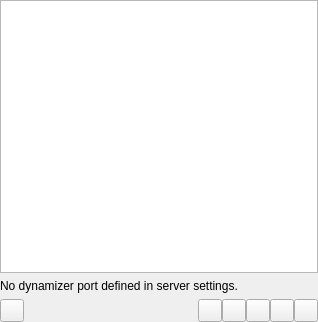
<?xml version="1.0" encoding="UTF-8"?>
<ui version="4.0">
 <class>DynamicPage</class>
 <widget class="QWidget" name="DynamicPage">
  <property name="geometry">
   <rect>
    <x>0</x>
    <y>0</y>
    <width>318</width>
    <height>322</height>
   </rect>
  </property>
  <layout class="QVBoxLayout" name="vlayout">
   <property name="margin">
    <number>0</number>
   </property>
   <item>
    <widget class="ItemView" name="view"/>
   </item>
   <item>
    <widget class="StatusLabel" name="infoLabel">
     <property name="text">
      <string>No dynamizer port defined in server settings.</string>
     </property>
    </widget>
   </item>
   <item>
    <layout class="QHBoxLayout" name="hlayout">
     <property name="margin">
      <number>0</number>
     </property>
     <property name="spacing">
      <number>0</number>
     </property>
     <item>
      <widget class="ToolButton" name="refreshBtn"/>
     </item>
     <item>
      <spacer name="horizontalSpacer">
       <property name="orientation">
         <enum>Qt::Horizontal</enum>
       </property>
       <property name="sizeHint" stdset="0">
        <size>
         <width>16</width>
         <height>20</height>
        </size>
       </property>
      </spacer>
     </item>
     <item>
      <widget class="ToolButton" name="addBtn"/>
     </item>
     <item>
      <widget class="ToolButton" name="editBtn"/>
     </item>
     <item>
      <widget class="ToolButton" name="removeBtn"/>
     </item>
     <item>
      <widget class="ToolButton" name="startBtn"/>
     </item>
     <item>
      <widget class="ToolButton" name="stopBtn"/>
     </item>
    </layout>
  </item>
 </layout>
 </widget>
 <customwidgets>
  <customwidget>
   <class>ItemView</class>
   <extends>QTreeView</extends>
   <header>itemview.h</header>
  </customwidget>
  <customwidget>
   <class>StatusLabel</class>
   <extends>QLabel</extends>
   <header>statuslabel.h</header>
  </customwidget>
  <customwidget>
   <class>ToolButton</class>
   <extends>QToolButton</extends>
   <header>toolbutton.h</header>
  </customwidget>
 </customwidgets>
 <resources/>
 <connections/>
</ui>
